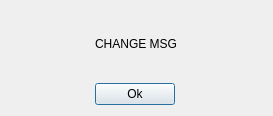
<?xml version="1.0" encoding="UTF-8"?>
<ui version="4.0">
 <class>Dialog</class>
 <widget class="QDialog" name="Dialog">
  <property name="geometry">
   <rect>
    <x>0</x>
    <y>0</y>
    <width>273</width>
    <height>116</height>
   </rect>
  </property>
  <property name="windowTitle">
   <string>Confirmation</string>
  </property>
  <layout class="QGridLayout" name="gridLayout">
   <item row="0" column="0">
    <widget class="QLabel" name="msg">
     <property name="text">
      <string>CHANGE MSG</string>
     </property>
     <property name="alignment">
      <set>Qt::AlignCenter</set>
     </property>
    </widget>
   </item>
   <item row="1" column="0">
    <widget class="QPushButton" name="btnOk">
     <property name="sizePolicy">
      <sizepolicy hsizetype="Fixed" vsizetype="Fixed">
       <horstretch>0</horstretch>
       <verstretch>0</verstretch>
      </sizepolicy>
     </property>
     <property name="text">
      <string>Ok</string>
     </property>
    </widget>
   </item>
  </layout>
 </widget>
 <resources/>
 <connections/>
</ui>
